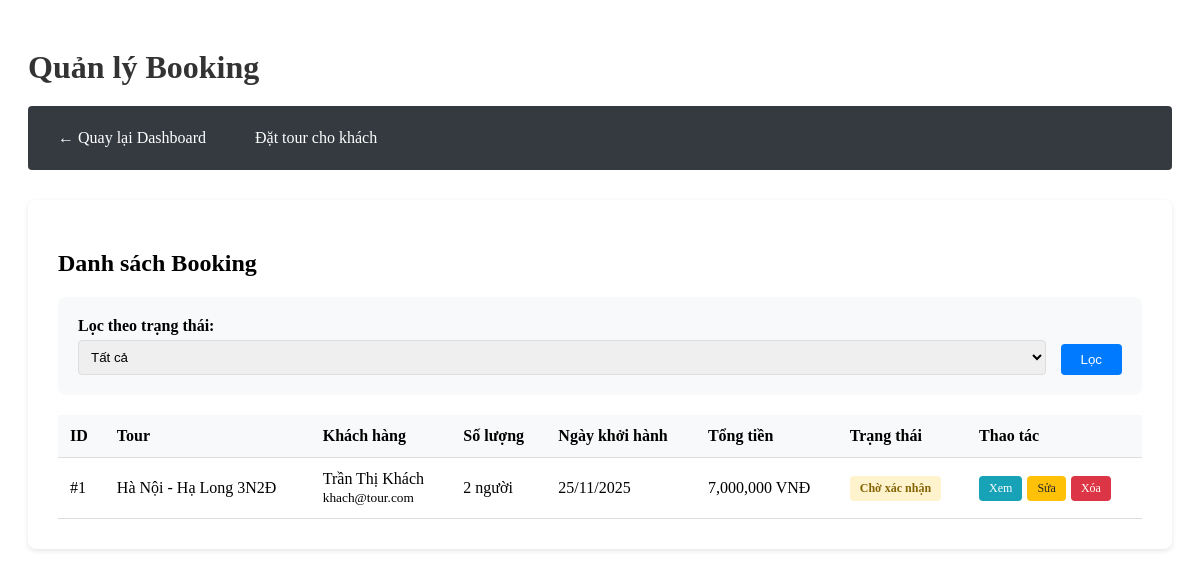
Screenshot of /index.php?act=admin/quanLyBooking (signed in) with the database file from the repository.
### tables this page shows
CREATE TABLE booking (
  booking_id INT PRIMARY KEY AUTO_INCREMENT,
  tour_id INT,
  khach_hang_id INT,
  ngay_dat DATE,
  ngay_khoi_hanh DATE,
  so_nguoi INT,
  tong_tien DECIMAL(15,2),
  trang_thai ENUM('ChoXacNhan','DaCoc','HoanTat','Huy'),
  ghi_chu TEXT,
  FOREIGN KEY (tour_id) REFERENCES tour(tour_id),
  FOREIGN KEY (khach_hang_id) REFERENCES khach_hang(khach_hang_id)
);

CREATE TABLE tour (
  tour_id INT PRIMARY KEY AUTO_INCREMENT,
  ten_tour VARCHAR(255),
  loai_tour ENUM('TrongNuoc','QuocTe','TheoYeuCau'),
  mo_ta TEXT,
  gia_co_ban DECIMAL(15,2),
  chinh_sach TEXT,
  id_nha_cung_cap INT,
  tao_boi INT,
  trang_thai ENUM('HoatDong','TamDung','HetHan') DEFAULT 'HoatDong',
  FOREIGN KEY (id_nha_cung_cap) REFERENCES nha_cung_cap(id_nha_cung_cap),
  FOREIGN KEY (tao_boi) REFERENCES nguoi_dung(id)
);

CREATE TABLE nguoi_dung (
  id INT PRIMARY KEY AUTO_INCREMENT,
  ten_dang_nhap VARCHAR(100) UNIQUE,
  mat_khau VARCHAR(255),
  ho_ten VARCHAR(255),
    avatar varchar(255),
  email VARCHAR(255),
  so_dien_thoai VARCHAR(20),
  vai_tro ENUM('Admin','HDV','KhachHang','NhaCungCap'),
  quyen_cap_cao BOOLEAN DEFAULT FALSE,
  trang_thai ENUM('HoatDong','BiKhoa') DEFAULT 'HoatDong',
  ngay_tao TIMESTAMP DEFAULT CURRENT_TIMESTAMP
);

### controllers/AdminController.php (called while the page is built, shortened)
<?php
class AdminController {
    public function quanLyBooking() {
        require_once 'models/Booking.php';
        $bookingModel = new Booking();
        $conditions = [];
        if (!empty($conditions)) {
            $bookings = $bookingModel->find($conditions);
        } else {
            $bookings = $bookingModel->getAllWithDetails();
        }
        require 'views/admin/quan_ly_booking.php';
    }
}

### commons/env.php (called while the page is built, shortened)
<?php
function getPDOConnection() {
    try {
        $conn = new PDO(
            "mysql:host=" . DB_HOST . ";port=" . DB_PORT . ";dbname=" . DB_NAME . ";charset=utf8mb4",
            DB_USERNAME,
            DB_PASSWORD,
            [
                PDO::ATTR_ERRMODE => PDO::ERRMODE_EXCEPTION,
                PDO::ATTR_DEFAULT_FETCH_MODE => PDO::FETCH_ASSOC,
                PDO::ATTR_EMULATE_PREPARES => false
            ]
        );
        $conn->exec("SET time_zone = '+07:00'");
        return $conn;
    } catch (PDOException $e) {
        die("Kết nối thất bại: " . $e->getMessage());
    }
}

### commons/function.php (called while the page is built, shortened)
<?php
function connectDB() {
    return getPDOConnection();
}

### models/Booking.php (called while the page is built, shortened)
<?php
class Booking
{
    public $conn;
    public function __construct()
    {
        $this->conn = connectDB();
    }
    public function getAllWithDetails() {
        $sql = "SELECT b.*,
                t.ten_tour, t.gia_co_ban, t.loai_tour,
                kh.khach_hang_id, kh.dia_chi,
                nd.ho_ten, nd.email, nd.so_dien_thoai
                FROM booking b
                LEFT JOIN tour t ON b.tour_id = t.tour_id
                LEFT JOIN khach_hang kh ON b.khach_hang_id = kh.khach_hang_id
                LEFT JOIN nguoi_dung nd ON kh.nguoi_dung_id = nd.id
                ORDER BY b.ngay_dat DESC, b.booking_id DESC";
        $stmt = $this->conn->prepare($sql);
        $stmt->execute();
        return $stmt->fetchAll();
    }
}

### views/admin/quan_ly_booking.php (the view, shortened to what this page needs)
<!DOCTYPE html>
<html lang="vi">
<head>
    <link rel="stylesheet" href="public/css/admin.css">
</head>
<body>
    <div class="admin-container">
        <h1>Quản lý Booking</h1>
        <nav>
            <a href="index.php?act=admin/dashboard">← Quay lại Dashboard</a>
            <a href="index.php?act=booking/datTourChoKhach">Đặt tour cho khách</a>
        </nav>
        <div class="content">
            <h2>Danh sách Booking</h2>
            <div class="filter-section">
                <form method="GET" action="index.php">
                    <div class="filter-group">
                        <label>Lọc theo trạng thái:</label>
                        <select name="trang_thai">
                            <option value="">Tất cả</option>
                        </select>
                    </div>
                    <button type="submit" class="btn-filter">Lọc</button>
                </form>
            </div>
            <?php if (isset($bookings) && !empty($bookings)): ?>
                <table>
                    <thead>
                        <tr>
                            <th>ID</th>
                            <th>Tour</th>
                            <th>Khách hàng</th>
                            <th>Số lượng</th>
                            <th>Ngày khởi hành</th>
                            <th>Tổng tiền</th>
                            <th>Trạng thái</th>
                            <th>Thao tác</th>
                        </tr>
                    </thead>
                    <tbody>
                        <?php foreach ($bookings as $booking): ?>
                            <tr>
                                <td>#<?php echo $booking['booking_id']; ?></td>
                                <td><?php echo htmlspecialchars($booking['ten_tour'] ?? 'N/A'); ?></td>
                                <td>
                                    <?php echo htmlspecialchars($booking['ho_ten'] ?? 'N/A'); ?><br>
                                    <small><?php echo htmlspecialchars($booking['email'] ?? ''); ?></small>
                                </td>
                                <td><?php echo $booking['so_nguoi']; ?> người</td>
                                <td><?php echo $booking['ngay_khoi_hanh'] ? date('d/m/Y', strtotime($booking['ngay_khoi_hanh'])) : 'N/A'; ?></td>
                                <td><?php echo number_format($booking['tong_tien'] ?? 0); ?> VNĐ</td>
                                <td>
                                    <span class="status-badge status-<?php echo $booking['trang_thai']; ?>">
                                        <?php
                                        $statusLabels = [
                                            'ChoXacNhan' => 'Chờ xác nhận',
                                            'DaCoc' => 'Đã cọc',
                                            'HoanTat' => 'Hoàn tất',
                                            'Huy' => 'Hủy'
                                        ];
                                        echo $statusLabels[$booking['trang_thai']] ?? $booking['trang_thai'];
                                        ?>
                                    </span>
                                </td>
                                <td>
                                    <div class="action-buttons">
                                        <a href="index.php?act=booking/chiTiet&id=<?php echo $booking['booking_id']; ?>" class="btn-action btn-view">Xem</a>
                                        <?php if (isset($_SESSION['role']) && ($_SESSION['role'] === 'Admin' || $_SESSION['role'] === 'HDV')): ?>
                                            <a href="index.php?act=booking/chiTiet&id=<?php echo $booking['booking_id']; ?>" class="btn-action btn-edit">Sửa</a>
                                        <?php endif; ?>
                                        <?php if (isset($_SESSION['role']) && $_SESSION['role'] === 'Admin'): ?>
                                            <a href="index.php?act=booking/delete&id=<?php echo $booking['booking_id']; ?>"
                                               class="btn-action btn-delete"
                                               onclick="return confirm('Bạn có chắc chắn muốn xóa booking này?');">Xóa</a>
                                        <?php endif; ?>
                                    </div>
                                </td>
                            </tr>
                        <?php endforeach; ?>
                    </tbody>
                </table>
            <?php else: ?>
                <p>Không có booking nào.</p>
            <?php endif; ?>
        </div>
    </div>
</body>
</html>

### public/css/admin.css (style rules this page uses)
.admin-container { max-width: 1400px; margin: 0 auto; padding: 20px; }
.admin-container h1 { margin-bottom: 20px; color: #333; }
.admin-container nav { background: #343a40; padding: 15px; margin-bottom: 30px; border-radius: 4px; }
.admin-container nav a { color: white; text-decoration: none; margin-right: 15px; padding: 8px 15px; border-radius: 4px; display: inline-block; }
.content { background: white; padding: 30px; border-radius: 8px; box-shadow: 0 2px 5px rgba(0,0,0,0.1); }
table { width: 100%; border-collapse: collapse; margin-top: 20px; }
table th, table td { padding: 12px; text-align: left; border-bottom: 1px solid #ddd; }
table th { background: #f8f9fa; font-weight: bold; }

### views/admin/quan_ly_booking.php (style rules this page uses)
.filter-section { background: #f8f9fa; padding: 20px; border-radius: 8px; margin-bottom: 20px; }
.filter-section form { display: flex; gap: 15px; align-items: flex-end; }
.filter-group { flex: 1; }
.filter-group label { display: block; margin-bottom: 5px; font-weight: bold; }
.filter-group select { width: 100%; padding: 8px; border: 1px solid #ddd; border-radius: 4px; }
.btn-filter { padding: 8px 20px; background: #007bff; color: white; border: none; border-radius: 4px; cursor: pointer; }
.status-badge { padding: 5px 10px; border-radius: 4px; font-size: 12px; font-weight: bold; display: inline-block; }
.status-ChoXacNhan { background: #fff3cd; color: #856404; }
.action-buttons { display: flex; gap: 5px; }
.btn-action { padding: 5px 10px; border: none; border-radius: 4px; cursor: pointer; text-decoration: none; font-size: 12px; display: inline-block; }
.btn-view { background: #17a2b8; color: white; }
.btn-edit { background: #ffc107; color: #212529; }
.btn-delete { background: #dc3545; color: white; }

### rows the page displays
booking: booking_id "1", tour.ten_tour "Hà Nội - Hạ Long 3N2Đ", nguoi_dung.ho_ten "Trần Thị Khách", nguoi_dung.email "khach@tour.com", so_nguoi "2", ngay_khoi_hanh "25/11/2025", tong_tien "7,000,000", trang_thai "Chờ xác nhận"
